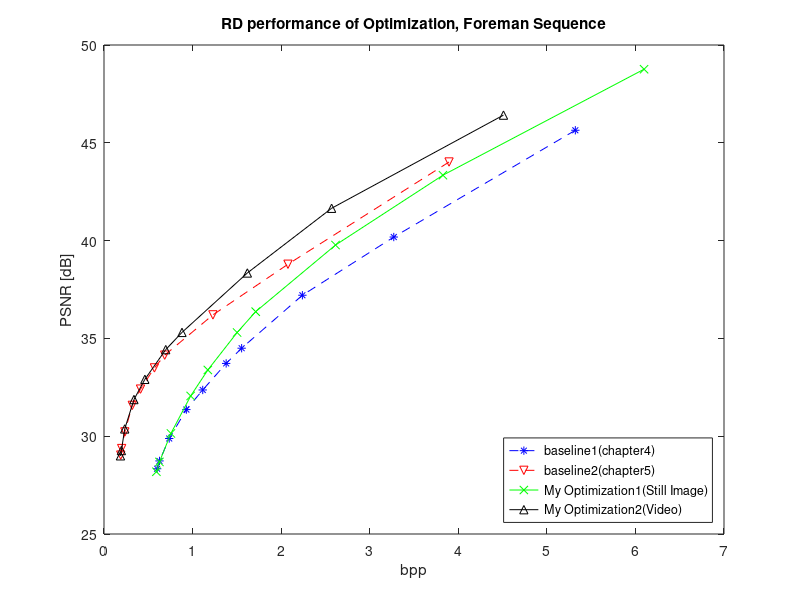

This chart was generated by the following MATLAB code:
clear all                   % clear workspace
close all                   % close all figures
clc                         % clear command window

% This result is a summary of the execution results of Chapters 4-6.

bpp_still = [5.32151594065657, 3.27162247474748, 2.23982007575758, 1.55398713699495, 1.37933041351010, 1.11471156881313, 0.929865056818182, 0.736328125000000, 0.626578282828283, 0.600161773989899];
PSNR_still = [45.6410525733025, 40.1827925450707, 37.2066432950778, 34.4987758954220, 33.7210973437506, 32.3643222922214, 31.3618407964494, 29.8831059122823, 28.7363144241538, 28.3366247461583];

plot(bpp_still, PSNR_still, 'b*--');
title('RD performance of Optimization, Foreman Sequence')
xlabel('bpp');
ylabel('PSNR [dB]');

hold on;

bpp_final = [3.89567832341270, 2.07711649606181, 1.22973550610269, 0.685389986171236, 0.569146167778980, 0.412211775493025, 0.318648726851852, 0.235591123286436, 0.199506692670755, 0.189120088534151];
PSNR_final = [44.0179523788330, 38.7910028966067, 36.2026248345948, 34.1436176268070, 33.4921878959234, 32.4074710410872, 31.5748780237282, 30.2201847318175, 29.3684922870792, 29.0338635948465];
plot(bpp_final, PSNR_final, 'rv--');

hold on;

bpp_image = [6.09751815025253    3.82684264520202    2.61397174873737    1.71255523989899    1.50286063762626    1.17225970643939    0.978505760732323    0.755533854166667    0.625483349116162    0.591796875000000];

PSNR_image = [48.7617901481041    43.3437605790332    39.7733575867794    36.3670727158958    35.3008768899851    33.3860358929890    32.0580016325214    30.1419406611856    28.6852370003800    28.1839049607641];

plot(bpp_image, PSNR_image, 'gx-');

hold on;

bpp_video = [4.51020763813733    2.56978358736171    1.61828807043651    0.880430514219577    0.696865887295575    0.461226851851852    0.338189841119529    0.234129802489178    0.196218133718134    0.185994524861712];

PSNR_video = [46.4155909205034    41.6526514799589    38.3446213890989    35.3066173343886    34.4263438254936    32.9064288627762    31.8740428303493    30.3723494625814    29.2673082081227    28.9977199491343];

plot(bpp_video, PSNR_video, 'k^-');

legend({'baseline1(chapter4)','baseline2(chapter5)','My Optimization1(Still Image)','My Optimization2(Video)'},'Location','southeast')
